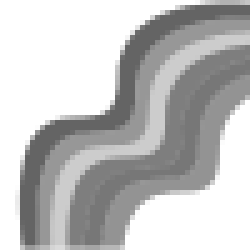
#> input picture img_process/files/gray_img.png, 50 x 50 px, found by its file name (shown 5 times larger)
$ python sobel_3x3_post-process_01.py   (older library calls are emulated)
#> lines starting #> are read from the running program, lines starting #| are printed output that depends on the picture
#
# sobel filter 3x3 window
# takes verilog output
# pixel vals affter sobel filter - 1 pixel per line
# recreates image
# works for square img
#
from PIL import Image
import cv2
import numpy as np
from PIL import Image, ImageOps
import os
import matplotlib.pyplot as plt
#############

#file path
path = 'C:/workspace/fysiko_apth/ptuxiaki/general-code/img_process/files/'

verilog_input_path = path + "verilog_out_sobel_3x3.txt"
verilog_img_recreate_path = path + 'verilog_rec_sobel_3x3.png'
og_img_path = path + 'test_img.png'
gray_img_path = path + 'gray_img.png'
py_img_filter_path = path + 'py_img_sobel_3x3.png'

# window size
N = 3

# extract size of img
# suppose img is square
with open(verilog_input_path, 'r') as f:
#> (reads img_process/files/verilog_out_sobel_3x3.txt from the repository)
    file_size = len(f.readlines())

Vrow = np.sqrt(file_size)
Vcol = np.sqrt(file_size)

print(f'file size: {file_size} => img dimensions: row {Vrow}, col {Vcol}')

# get pixels
ver_pixels = []
with open(verilog_input_path, 'r') as f:
    for line in f: # 1 line = 1 pixel
        line_val = line.strip()
        if line_val:
            ver_pixels.append(int(line_val))

#turn into array & reshape
# 1 line = 1 img line => N pixels
ver_arr = np.array(ver_pixels, dtype=np.uint8).reshape((int(Vrow), int(Vcol)))

#turn array to img & save
#imwrite returns bool
cv2.imwrite(verilog_img_recreate_path, ver_arr)
#cv2.imshow('recrete from verilog code - sobel 1win 3x3', verilog_img_recreate)
#cv2.waitKey(0)

# keep img for calcs
verilog_img_recreate = cv2.imread(verilog_img_recreate_path, cv2.IMREAD_GRAYSCALE)

#(Vrow, Vcol) = verilog_img_recreate.shape[0:2]

## apply filter with python
#load gray og image
gray_img = cv2.imread(gray_img_path, cv2.IMREAD_GRAYSCALE)
#> gray_img is the input picture: shape (50, 50); min 100, max 255, mean 192.3
#gray_img = cv2.imread(og_img_path, cv2.COLOR_BGR2GRAY)

#check size & crop
(Prow, Pcol) = gray_img.shape[0:2]
#> Prow = 50; Pcol = 50
Vrow = int(Vrow)
Vcol = int(Vcol)

if Prow > Vrow and Pcol> Vcol:
    gray_crop = gray_img[0:Vrow, 0:Vcol]
elif Prow > Vrow and not(Pcol> Vcol):
    gray_crop = gray_img[0:Vrow, 0:Pcol]
elif not(Prow > Vrow) and Pcol > Vcol:
    gray_crop = gray_img[0:Prow, 0:Vcol]

(Crow, Ccol) = gray_crop.shape[0:2]
#> Crow = 48; Ccol = 48

#  Sobel(src_gray, grad_x, ddepth, x_order, y_order, ksize, scale, delta, BORDER_DEFAULT);
# cv2.CV_16S -> 16-bit signed int
# order of derivative
sobelx = cv2.Sobel(gray_crop, cv2.CV_16S, 1, 0, ksize=N)
sobely = cv2.Sobel(gray_crop, cv2.CV_16S, 0, 1, ksize=N)

# calc absolute vals
abs_sobelx = cv2.convertScaleAbs(sobelx)
abs_sobely = cv2.convertScaleAbs(sobely)

#abs_sobelx = abs(sobelx)
#abs_sobely = abs(sobely)

# calc magnitude G
w = 1.0 #weight
g = cv2.addWeighted(abs_sobelx, w, abs_sobely, w, 0)
#g = np.sqrt(sobelx**2 + sobely**2)

cv2.imwrite(py_img_filter_path, g)

#cv2.imshow('apply filter only with python - sobel 1win 3x3', g)
#cv2.waitKey(0)

# keep img for calcs
py_img_filter = cv2.imread(py_img_filter_path, cv2.IMREAD_GRAYSCALE)

# calc difference of ver & py filter img
diff = cv2.absdiff(verilog_img_recreate, py_img_filter)
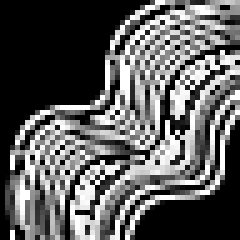
#> diff: shape (48, 48) (shown 5 times larger); min 0, max 255, mean 93.3
max_diff = np.max(diff)
#> max_diff = 255

diff2 = verilog_img_recreate - py_img_filter
#plot difference
#plt.figure(figsize=(6, 6))

plt.imshow(diff, cmap='hot')
plt.colorbar(label='Pixel Difference')
plt.title(f'2D Difference Map (Max Diff: {np.max(diff)})')
plt.show()

plt.imshow(diff2, cmap='hot')
plt.colorbar(label='Pixel Difference')
plt.title(f'2D Difference Map (Max Diff: {np.max(diff)})')
plt.show()
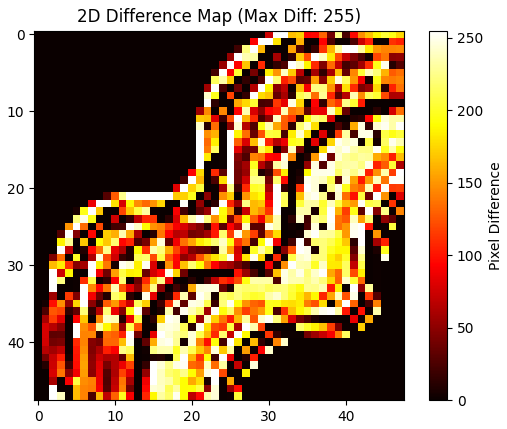
#> figure drawn by matplotlib, 2 panels

verilog_img_recreate_transposed = ver_arr.T
diff_transposed = cv2.absdiff(verilog_img_recreate_transposed, py_img_filter)
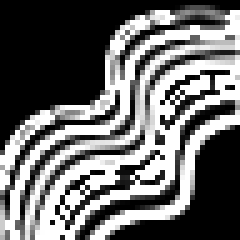
#> verilog_img_recreate_transposed: shape (48, 48) (shown 5 times larger); min 0, max 255, mean 105.8
print("Max Diff με Transpose:", np.max(diff_transposed))
#| Max Diff με Transpose: 255

verilog_img_recreate_vflip = cv2.flip(ver_arr, 0)
diff_vflip = cv2.absdiff(verilog_img_recreate_vflip, py_img_filter)
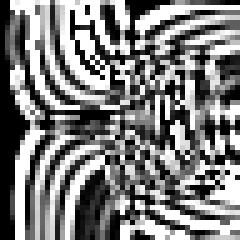
#> diff_vflip: shape (48, 48) (shown 5 times larger); min 0, max 255, mean 126.2
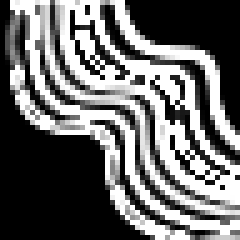
#> verilog_img_recreate_vflip: shape (48, 48) (shown 5 times larger); min 0, max 255, mean 105.8
print("Max Diff με Vertical Flip:", np.max(diff_vflip))
#| Max Diff με Vertical Flip: 255

verilog_img_recreate_hflip = cv2.flip(ver_arr, 1)
diff_hflip = cv2.absdiff(verilog_img_recreate_hflip, py_img_filter)
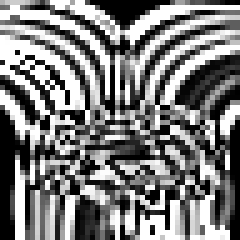
#> diff_hflip: shape (48, 48) (shown 5 times larger); min 0, max 255, mean 124.8
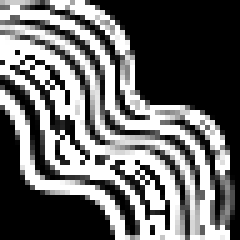
#> verilog_img_recreate_hflip: shape (48, 48) (shown 5 times larger); min 0, max 255, mean 105.8
print("Max Diff με Horizontal Flip:", np.max(diff_hflip))
#| Max Diff με Horizontal Flip: 255

print("Verilog First 5:", ver_pixels[:5])
print("Python First 5: ", g.flatten()[:5])
#| Python First 5:  [0 0 0 0 0]
